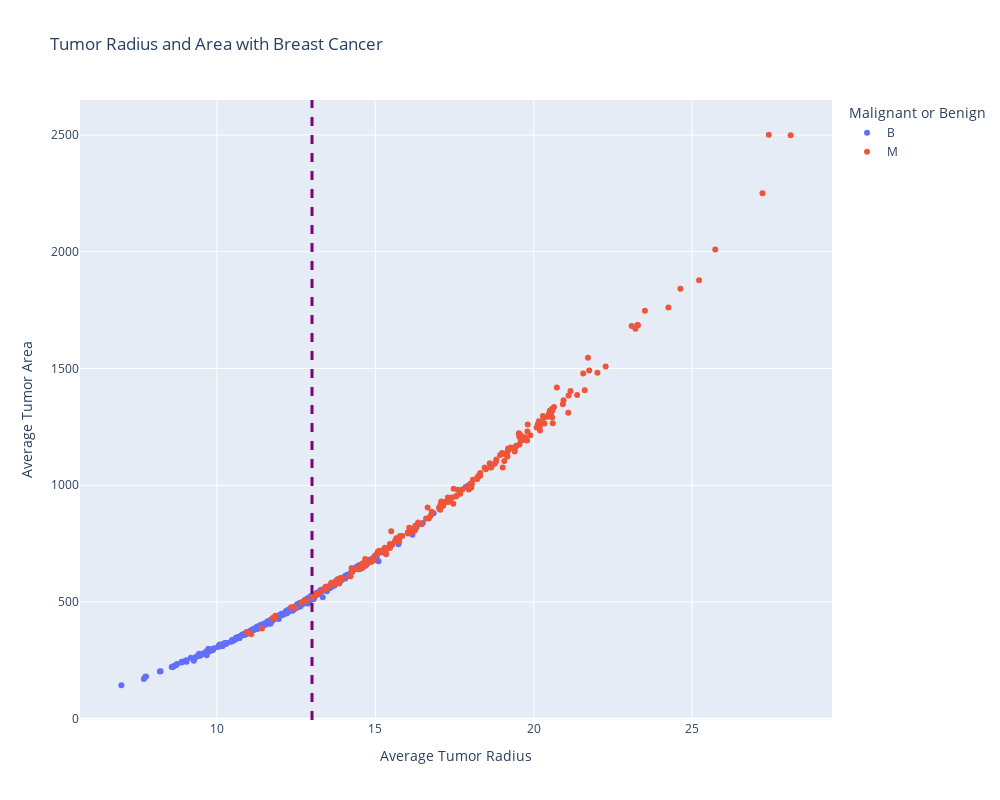

Notebook source saved alongside this figure:
### Code cell
fig = px.scatter(df, x="x.radius_mean", y="x.area_mean",
                 color="y",
                 width=1000, height=800,
                 labels={"y": "Malignant or Benign",
                         "x.radius_mean": "Average Tumor Radius",
                         "x.area_mean": "Average Tumor Area"},
                 title="Tumor Radius and Area with Breast Cancer"
                 )
fig.add_vline(x=13, line_width=3, line_dash="dash", line_color="purple")
fig.show()

### Figure 1 — Plotly figure (JSON) as saved in the notebook; plotly's stock layout.template omitted (floating-point values rounded to 4 significant figures; data arrays with more than 128 entries replaced by an {"elided": "..."} marker saying what was removed)
{"data": [{"hovertemplate": "Malignant or Benign=B<br>Average Tumor Radius=%{x}<br>Average Tumor Area=%{y}<extra></extra>", "legendgroup": "B", "marker": {"color": "#636efa", "symbol": "circle"}, "mode": "markers", "name": "B", "orientation": "v", "showlegend": true, "x": {"elided": "357 float values"}, "xaxis": "x", "y": {"elided": "357 float values"}, "yaxis": "y", "type": "scatter"}, {"hovertemplate": "Malignant or Benign=M<br>Average Tumor Radius=%{x}<br>Average Tumor Area=%{y}<extra></extra>", "legendgroup": "M", "marker": {"color": "#EF553B", "symbol": "circle"}, "mode": "markers", "name": "M", "orientation": "v", "showlegend": true, "x": {"elided": "212 float values"}, "xaxis": "x", "y": {"elided": "212 float values"}, "yaxis": "y", "type": "scatter"}], "layout": {"xaxis": {"anchor": "y", "domain": [0.0, 1.0], "title": {"text": "Average Tumor Radius"}}, "yaxis": {"anchor": "x", "domain": [0.0, 1.0], "title": {"text": "Average Tumor Area"}}, "legend": {"title": {"text": "Malignant or Benign"}, "tracegroupgap": 0}, "title": {"text": "Tumor Radius and Area with Breast Cancer"}, "height": 800, "width": 1000, "shapes": [{"line": {"color": "purple", "dash": "dash", "width": 3}, "type": "line", "x0": 13, "x1": 13, "xref": "x", "y0": 0, "y1": 1, "yref": "y domain"}]}}
